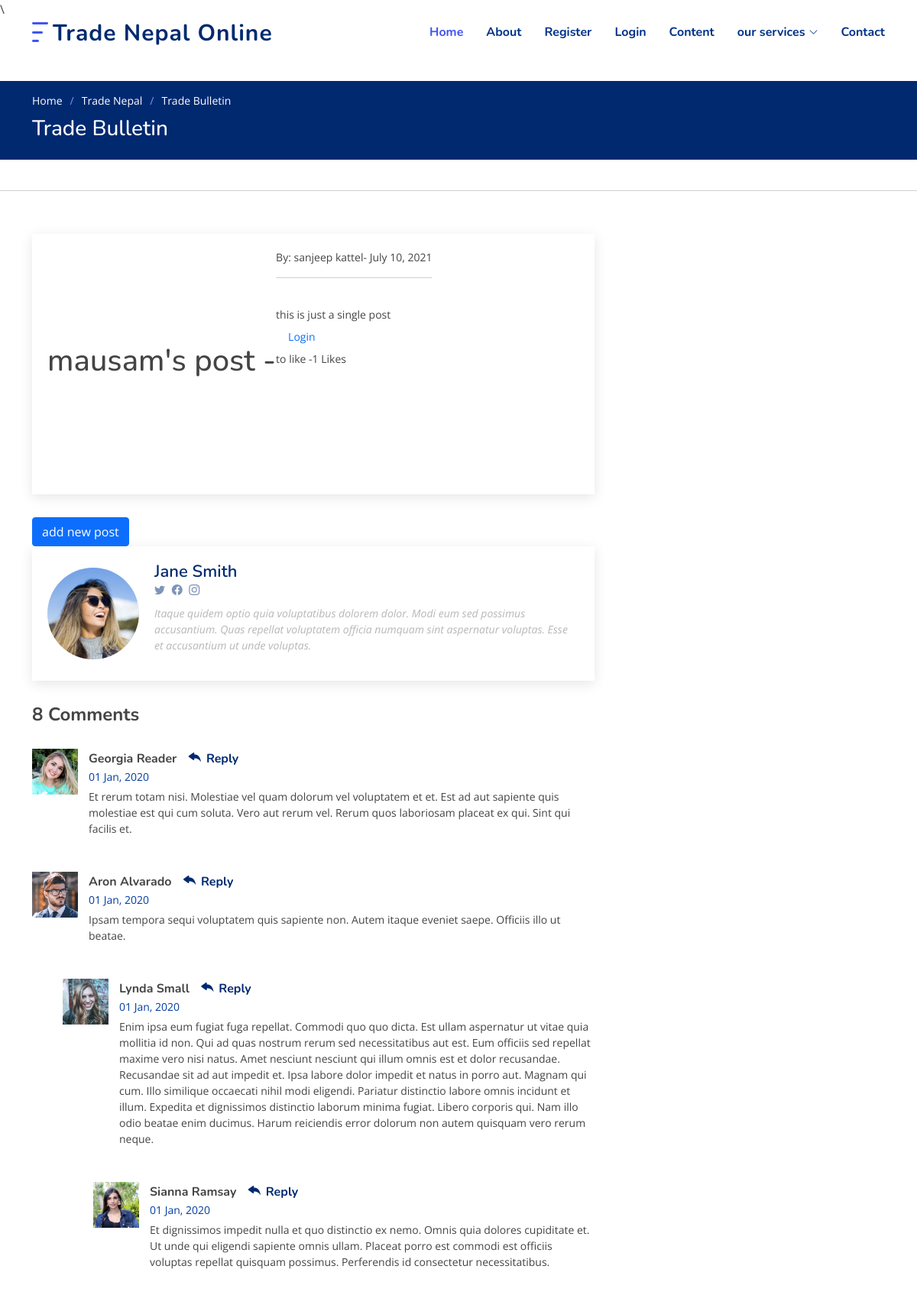
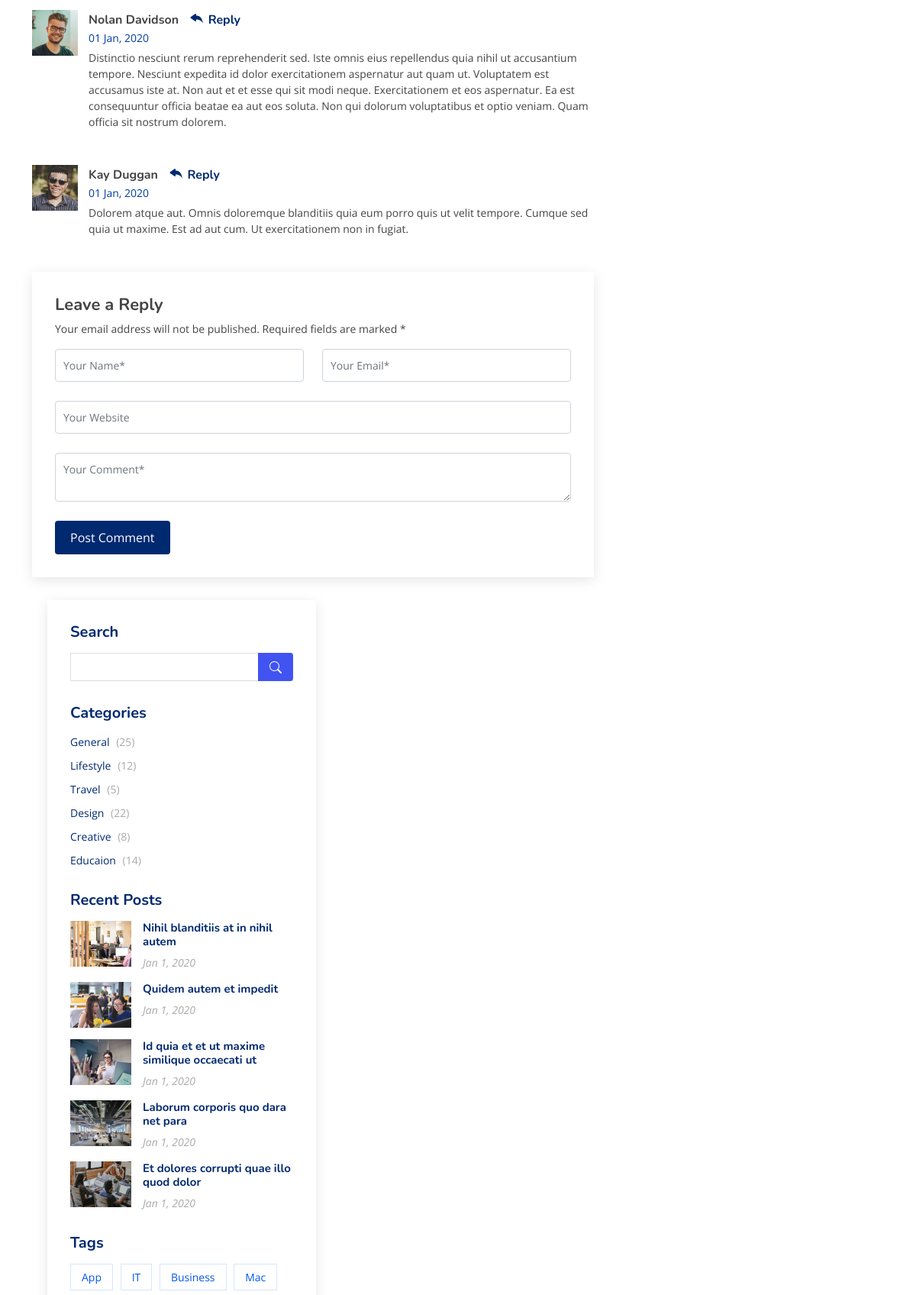
The page /article/28 (upper part) on the database its author committed (2 pictures, top to bottom).
### blog/models.py (models this page shows, shortened)
class Post(models.Model):
    title = models.CharField(max_length=255)
    title_tag = models.CharField(max_length=255,default="tradebulletin")
    author = models.ForeignKey(User, on_delete=models.CASCADE)
    body = models.TextField()
    post_date = models.DateField(auto_now_add='True')
    category = models.CharField(max_length=255, default='uncategorised')
    likes = models.ManyToManyField(User, related_name='blog_posts')
    def total_likes(self):
        return self.likes.count()

### blog/views.py (the view)
# urls.py: path('article/<int:pk>', ArticleDetailView.as_view(), name="article-detail"),
class ArticleDetailView(DetailView):
    model =Post
    template_name = 'blog-single.html'
    def get_context_data(self, *args, **kwargs):
        cat_menu = Category.objects.all()
        context = super(ArticleDetailView, self).get_context_data(*args, **kwargs)
        stuff = get_object_or_404 (Post, id=self.kwargs['pk'])
        total_likes = stuff.total_likes()
        liked= False
        if stuff.likes.filter(id=self.request.user.id).exists():
            liked = True
        context["cat_menu"] = cat_menu
        context["total_likes"] = total_likes
        context["liked"] = liked
        return context

### templates/blog-single.html (shortened to what this page needs)
{% extends 'base.html' %}
{% load static %}
{% block content %}
  <main id="main">
    <section class="breadcrumbs">
      <div class="container">
        <ol>
          <li><a href="#">Home</a></li>
          <li><a href="#">Trade Nepal</a></li>
          <li>Trade Bulletin</li>
        </ol>
        <h2>Trade Bulletin</h2>
      </div>
    </section>
    <br/>
    <hr>
    <section id="blog" class="blog">
      <div class="container" data-aos="fade-up">
        <div class="row">
          <div class="col-lg-8 entries">
            <div class="blog-author d-flex align-items-center">
              <h1>{{ post.title }} - </h1>
              <small>By: {{ post.author.first_name }}
                {{ post.author.last_name }}- {{ post.post_date }}
              <hr>
              <br/>
              {{ post.body|safe }}
              <form action="{% url 'like_post' post.pk %}"
                method="POST">
            {% if user.is_authenticated %}
                {% if liked %}
                    <button type="submit", name="post_id", value ="{{ post.id }}" class="btn btn-danger btn-sm">UnLike</button>
                {% else %}
                    <button type="submit", name="post_id", value ="{{ post.id }}" class="btn btn-primary btn-sm">Like</button>
                {% endif %}
            {% else %}
            <a class="nav-link scrollto" href="{%url 'login'%}">Login</a>
            to like
            {% endif %}
                -{{ total_likes }} Likes
              </form>
              <br/><br/><br/><br/><br/><br/><br/>
            </div>
            <button class="btn btn-primary"><a class="text-white" href="{% url 'add_post'%}">add new post</a></button>
            <div class="blog-author d-flex align-items-center">
              <img src="assets/img/blog/blog-author.jpg" class="rounded-circle float-left" alt="">
              <div>
                <h4>Jane Smith</h4>
                <div class="social-links">
                  <a href="https://twitters.com/#"><i class="bi bi-twitter"></i></a>
                  <a href="https://facebook.com/#"><i class="bi bi-facebook"></i></a>
                  <a href="https://instagram.com/#"><i class="biu bi-instagram"></i></a>
                </div>
                <p>
                  Itaque quidem optio quia voluptatibus dolorem dolor. Modi eum sed possimus accusantium. Quas repellat voluptatem officia numquam sint aspernatur voluptas. Esse et accusantium ut unde voluptas.
                </p>
              </div>
            </div>
            <div class="blog-comments">
              <h4 class="comments-count">8 Comments</h4>
              <div id="comment-1" class="comment">
                <div class="d-flex">
                  <div class="comment-img"><img src="assets/img/blog/comments-1.jpg" alt=""></div>
                  <div>
                    <h5><a href="">Georgia Reader</a> <a href="#" class="reply"><i class="bi bi-reply-fill"></i> Reply</a></h5>
                    <time datetime="2020-01-01">01 Jan, 2020</time>
                    <p>
                      Et rerum totam nisi. Molestiae vel quam dolorum vel voluptatem et et. Est ad aut sapiente quis molestiae est qui cum soluta.
                      Vero aut rerum vel. Rerum quos laboriosam placeat ex qui. Sint qui facilis et.
                    </p>
                  </div>
                </div>
              </div>
              <div id="comment-2" class="comment">
                <div class="d-flex">
                  <div class="comment-img"><img src="assets/img/blog/comments-2.jpg" alt=""></div>
                  <div>
                    <h5><a href="">Aron Alvarado</a> <a href="#" class="reply"><i class="bi bi-reply-fill"></i> Reply</a></h5>
                    <time datetime="2020-01-01">01 Jan, 2020</time>
                    <p>
                      Ipsam tempora sequi voluptatem quis sapiente non. Autem itaque eveniet saepe. Officiis illo ut beatae.
                    </p>
                  </div>
                </div>
                <div id="comment-reply-1" class="comment comment-reply">
                  <div class="d-flex">
                    <div class="comment-img"><img src="assets/img/blog/comments-3.jpg" alt=""></div>
                    <div>
                      <h5><a href="">Lynda Small</a> <a href="#" class="reply"><i class="bi bi-reply-fill"></i> Reply</a></h5>
                      <time datetime="2020-01-01">01 Jan, 2020</time>
                      <p>
                        Enim ipsa eum fugiat fuga repellat. Commodi quo quo dicta. Est ullam aspernatur ut vitae quia mollitia id non. Qui ad quas nostrum rerum sed necessitatibus aut est. Eum officiis sed repellat maxime vero nisi natus. Amet nesciunt nesciunt qui illum omnis est et dolor recusandae.
                        Recusandae sit ad aut impedit et. Ipsa labore dolor impedit et natus in porro aut. Magnam qui cum. Illo similique occaecati nihil modi eligendi. Pariatur distinctio labore omnis incidunt et illum. Expedita et dignissimos distinctio laborum minima fugiat.
                        Libero corporis qui. Nam illo odio beatae enim ducimus. Harum reiciendis error dolorum non autem quisquam vero rerum neque.
                      </p>
                    </div>
                  </div>
                  <div id="comment-reply-2" class="comment comment-reply">
                    <div class="d-flex">
                      <div class="comment-img"><img src="assets/img/blog/comments-4.jpg" alt=""></div>
                      <div>
                        <h5><a href="">Sianna Ramsay</a> <a href="#" class="reply"><i class="bi bi-reply-fill"></i> Reply</a></h5>
                        <time datetime="2020-01-01">01 Jan, 2020</time>
                        <p>
                          Et dignissimos impedit nulla et quo distinctio ex nemo. Omnis quia dolores cupiditate et. Ut unde qui eligendi sapiente omnis ullam. Placeat porro est commodi est officiis voluptas repellat quisquam possimus. Perferendis id consectetur necessitatibus.
                        </p>
                      </div>
                    </div>
                  </div>
                </div>
              </div>
              <div id="comment-3" class="comment">
                <div class="d-flex">
                  <div class="comment-img"><img src="assets/img/blog/comments-5.jpg" alt=""></div>
                  <div>
                    <h5><a href="">Nolan Davidson</a> <a href="#" class="reply"><i class="bi bi-reply-fill"></i> Reply</a></h5>
                    <time datetime="2020-01-01">01 Jan, 2020</time>
                    <p>
                      Distinctio nesciunt rerum reprehenderit sed. Iste omnis eius repellendus quia nihil ut accusantium tempore. Nesciunt expedita id dolor exercitationem aspernatur aut quam ut. Voluptatem est accusamus iste at.
                      Non aut et et esse qui sit modi neque. Exercitationem et eos aspernatur. Ea est consequuntur officia beatae ea aut eos soluta. Non qui dolorum voluptatibus et optio veniam. Quam officia sit nostrum dolorem.
                    </p>
                  </div>
                </div>
              </div>
              <div id="comment-4" class="comment">
                <div class="d-flex">
                  <div class="comment-img"><img src="assets/img/blog/comments-6.jpg" alt=""></div>
                  <div>
                    <h5><a href="">Kay Duggan</a> <a href="#" class="reply"><i class="bi bi-reply-fill"></i> Reply</a></h5>
                    <time datetime="2020-01-01">01 Jan, 2020</time>
                    <p>
                      Dolorem atque aut. Omnis doloremque blanditiis quia eum porro quis ut velit tempore. Cumque sed quia ut maxime. Est ad aut cum. Ut exercitationem non in fugiat.
                    </p>
                  </div>
                </div>
              </div>
              <div class="reply-form">
                <h4>Leave a Reply</h4>
                <p>Your email address will not be published. Required fields are marked * </p>
                <form action="">
                  <div class="row">
                    <div class="col-md-6 form-group">
                      <input name="name" type="text" class="form-control" placeholder="Your Name*">
                    </div>
                    <div class="col-md-6 form-group">
                      <input name="email" type="text" class="form-control" placeholder="Your Email*">
                    </div>
                  </div>
                  <div class="row">
                    <div class="col form-group">
                      <input name="website" type="text" class="form-control" placeholder="Your Website">
                    </div>
                  </div>
                  <div class="row">
                    <div class="col form-group">
                      <textarea name="comment" class="form-control" placeholder="Your Comment*"></textarea>
                    </div>
                  </div>
                  <button type="submit" class="btn btn-primary">Post Comment</button>
                </form>
              </div>
            </div>
          </div>
          <div class="col-lg-4">
            <div class="sidebar">
              <h3 class="sidebar-title">Search</h3>
              <div class="sidebar-item search-form">
                <form action="">
                  <input type="text">
                  <button type="submit"><i class="bi bi-search"></i></button>
                </form>
              </div>
              <h3 class="sidebar-title">Categories</h3>
              <div class="sidebar-item categories">
                <ul>
                  <li><a href="#">General <span>(25)</span></a></li>
                  <li><a href="#">Lifestyle <span>(12)</span></a></li>
                  <li><a href="#">Travel <span>(5)</span></a></li>
                  <li><a href="#">Design <span>(22)</span></a></li>
                  <li><a href="#">Creative <span>(8)</span></a></li>
                  <li><a href="#">Educaion <span>(14)</span></a></li>
                </ul>
              </div>
              <h3 class="sidebar-title">Recent Posts</h3>
              <div class="sidebar-item recent-posts">
                <div class="post-item clearfix">
                  <img src="assets/img/blog/blog-recent-1.jpg" alt="">
                  <h4><a href="blog-single.html">Nihil blanditiis at in nihil autem</a></h4>
                  <time datetime="2020-01-01">Jan 1, 2020</time>
                </div>
                <div class="post-item clearfix">
                  <img src="assets/img/blog/blog-recent-2.jpg" alt="">
                  <h4><a href="blog-single.html">Quidem autem et impedit</a></h4>
                  <time datetime="2020-01-01">Jan 1, 2020</time>
                </div>
                <div class="post-item clearfix">
                  <img src="assets/img/blog/blog-recent-3.jpg" alt="">
                  <h4><a href="blog-single.html">Id quia et et ut maxime similique occaecati ut</a></h4>
                  <time datetime="2020-01-01">Jan 1, 2020</time>
                </div>
                <div class="post-item clearfix">
                  <img src="assets/img/blog/blog-recent-4.jpg" alt="">
                  <h4><a href="blog-single.html">Laborum corporis quo dara net para</a></h4>
                  <time datetime="2020-01-01">Jan 1, 2020</time>
                </div>
                <div class="post-item clearfix">
                  <img src="assets/img/blog/blog-recent-5.jpg" alt="">
                  <h4><a href="blog-single.html">Et dolores corrupti quae illo quod dolor</a></h4>
                  <time datetime="2020-01-01">Jan 1, 2020</time>
                </div>
              </div>
              <h3 class="sidebar-title">Tags</h3>
              <div class="sidebar-item tags">
                <ul>
                  <li><a href="#">App</a></li>
                  <li><a href="#">IT</a></li>
                  <li><a href="#">Business</a></li>
                  <li><a href="#">Mac</a></li>
                </ul>
              </div>
            </div>
          </div>
        </div>
      </div>
    </section>
</main>
{% endblock content %}

### rows shown on the page
Post: title "mausam's post", author.first_name "sanjeep", author.last_name "kattel", post_date "July 10, 2021", body "this is just a single post"

### other values the page prints
{{ total_likes }} "1"
